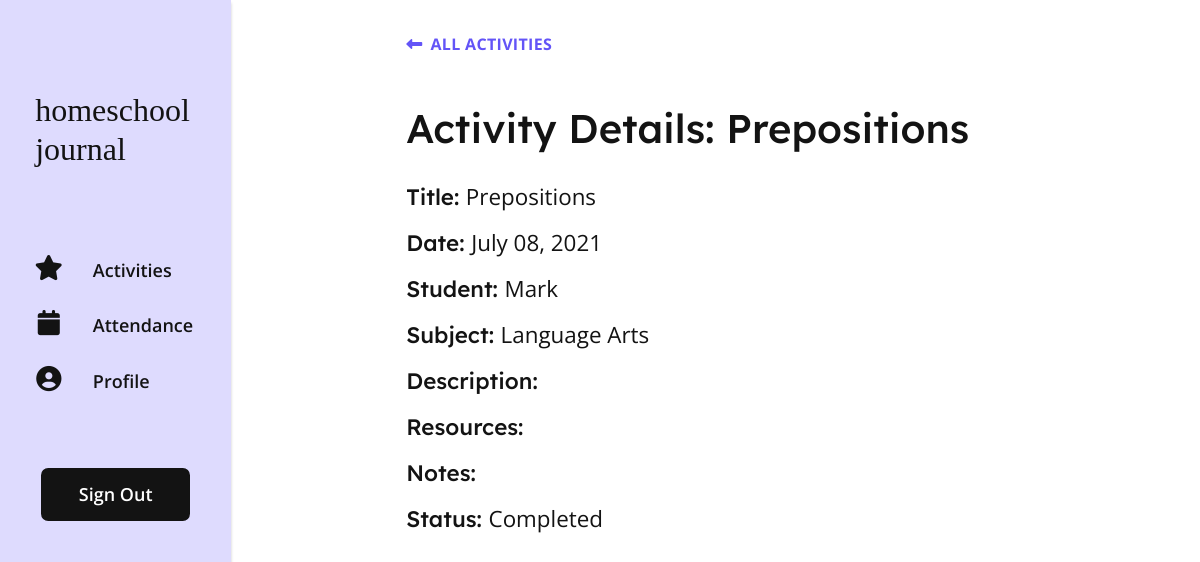
Before: /details/Prepositions (signed in) with the older database file.
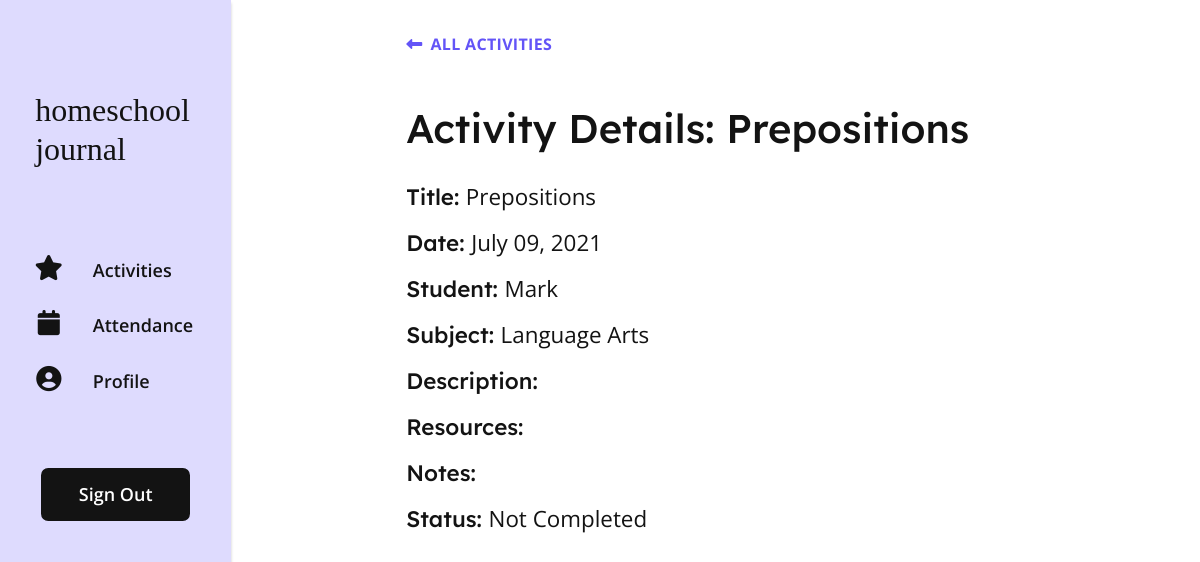
After: the same page with the newer database file.
### app/models.py (models this page shows, shortened)
class Activity(db.Model):
    id = db.Column(db.Integer, primary_key=True)
    title = db.Column(db.String(150), index=True, nullable=False)
    user_id = db.Column(db.Integer, db.ForeignKey('user.id'), index=True)
    subject_id = db.Column(db.Integer, db.ForeignKey('subject.id'), index=True, nullable=False)
    student_id = db.Column(db.Integer, db.ForeignKey('student.id'), index=True, nullable=False)
    description = db.Column(db.Text, index=True)
    resources = db.Column(db.Text, index=True)
    activity_date = db.Column(db.DateTime, index=True, nullable=False)
    notes = db.Column(db.Text, index=True)
    status = db.Column(db.String(64), index=True, nullable=False)

### app/routes.py (the view)
@app.route('/details/<string:title>')
@login_required
def details(title):
    activity = db.session.query(Activity).filter_by(title=title).first()
    return render_template('details.html', title=title, activity=activity)

### app/__init__.py (called while the page is built)
@app.template_filter()
def datetime_format_filter(value, format='%B %d, %Y'):
    return value.strftime(format)

### app/models.py (called while the page is built)
@login.user_loader
def load_user(id):
    return User.query.get(int(id))

    def __str__(self):
        return self.student_name

    def __str__(self):
        return self.subject_name

### app/templates/details.html (shortened to what this page needs)
{% extends 'base.html' %}
{% block content %}
    <div class="activity">
        <a class="activity__btn-back" href="{{ url_for('log') }}"><i class="fas fa-long-arrow-alt-left controls-icon"></i>All Activities</a>
        <h1 class="activity__title"> Activity Details: {{ title }}</h1>
        <div class="activity__content">
            <div class="activity__content-group">
                <h2 class="activity__content-label">Title: <span class="activity__content-data">{{ activity.title }}</span></h2>
            </div>
            <div class="activity__content-group">
                <h2 class="activity__content-label">Date: <span class="activity__content-data">{{ activity.activity_date | datetime_format_filter }}</span></h2>
            </div>
            <div class="activity__content-group">
                <h2 class="activity__content-label">Student: <span class="activity__content-data">{{ activity.student }}</span></h2>
            </div>
            <div class="activity__content-group">
                <h2 class="activity__content-label">Subject: <span class="activity__content-data">{{ activity.subject }}</span></h2>
            </div>
            <div class="activity__content-group">
                <h2 class="activity__content-label">Description:</h2>
            </div>
            <div class="activity__content-group">
                <h2 class="activity__content-label">Resources:</h2>
            </div>
            <div class="activity__content-group">
                <h2 class="activity__content-label">Notes:</h2>
            </div>
            <div class="activity__content-group">
                <h2 class="activity__content-label">Status: <span class="activity__content-data">{{ activity.status }}</span></h2>
            </div>
        </div>
    </div>
{% endblock %}

Changed rows visible on the page:
changed Activity "Prepositions": activity_date "July 08, 2021" → "July 09, 2021"; status "Completed" → "Not Completed"
